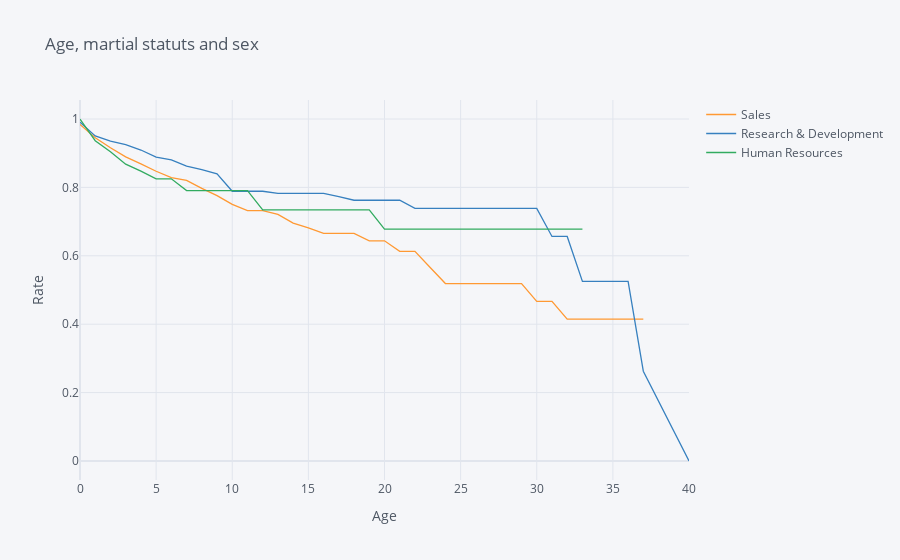

Notebook code cell kept with this figure:
### Markdown cell above
## 7. Let's investigate whether the department the employee works in has an impact on how long they stay with the company. Generate and plot survival curves showing retention by department and years the employee has worked at the company.

### Code cell
employee_age = survival(data, 'Department', 'YearsAtCompany', 'Attrition')
employee_age.iplot(kind='line',xTitle='Age',yTitle='Rate', 
                     title='Age, martial statuts and sex')

### Figure 1 — Plotly figure (JSON) as saved in the notebook; plotly's stock layout.template omitted (floating-point values rounded to 4 significant figures)
{"data": [{"line": {"color": "rgba(255, 153, 51, 1.0)", "dash": "solid", "shape": "linear", "width": 1.3}, "mode": "lines", "name": "Sales", "text": "", "type": "scatter", "x": [0, 1, 2, 3, 4, 5, 6, 7, 8, 9, 10, 11, 12, 13, 14, 15, 16, 17, 18, 19, 20, 21, 22, 23, 24, 25, 26, 27, 29, 30, 31, 32, 33, 34, 36, 37, 40], "y": [0.9843, 0.9453, 0.9158, 0.8891, 0.8689, 0.8473, 0.8285, 0.8205, 0.7971, 0.7759, 0.7502, 0.7319, 0.7319, 0.7209, 0.6956, 0.6819, 0.6653, 0.6653, 0.6653, 0.6438, 0.6438, 0.6132, 0.6132, 0.566, 0.5188, 0.5188, 0.5188, 0.5188, 0.5188, 0.467, 0.467, 0.4151, 0.4151, 0.4151, 0.4151, 0.4151, ""]}, {"line": {"color": "rgba(55, 128, 191, 1.0)", "dash": "solid", "shape": "linear", "width": 1.3}, "mode": "lines", "name": "Research & Development", "text": "", "type": "scatter", "x": [0, 1, 2, 3, 4, 5, 6, 7, 8, 9, 10, 11, 12, 13, 14, 15, 16, 17, 18, 19, 20, 21, 22, 23, 24, 25, 26, 27, 29, 30, 31, 32, 33, 34, 36, 37, 40], "y": [0.9906, 0.9503, 0.9351, 0.9249, 0.9093, 0.8886, 0.8805, 0.8624, 0.852, 0.8399, 0.7887, 0.7887, 0.7887, 0.7825, 0.7825, 0.7825, 0.7825, 0.7729, 0.7624, 0.7624, 0.7624, 0.7624, 0.7386, 0.7386, 0.7386, 0.7386, 0.7386, 0.7386, 0.7386, 0.7386, 0.6565, 0.6565, 0.5252, 0.5252, 0.5252, 0.2626, 0]}, {"line": {"color": "rgba(50, 171, 96, 1.0)", "dash": "solid", "shape": "linear", "width": 1.3}, "mode": "lines", "name": "Human Resources", "text": "", "type": "scatter", "x": [0, 1, 2, 3, 4, 5, 6, 7, 8, 9, 10, 11, 12, 13, 14, 15, 16, 17, 18, 19, 20, 21, 22, 23, 24, 25, 26, 27, 29, 30, 31, 32, 33, 34, 36, 37, 40], "y": [1, 0.9365, 0.9042, 0.868, 0.8474, 0.8251, 0.8251, 0.7907, 0.7907, 0.7907, 0.7907, 0.7907, 0.7342, 0.7342, 0.7342, 0.7342, 0.7342, 0.7342, 0.7342, 0.7342, 0.6777, 0.6777, 0.6777, 0.6777, 0.6777, 0.6777, 0.6777, 0.6777, 0.6777, 0.6777, 0.6777, 0.6777, 0.6777, "", "", "", ""]}], "layout": {"legend": {"bgcolor": "#F5F6F9", "font": {"color": "#4D5663"}}, "paper_bgcolor": "#F5F6F9", "plot_bgcolor": "#F5F6F9", "title": {"font": {"color": "#4D5663"}, "text": "Age, martial statuts and sex"}, "xaxis": {"gridcolor": "#E1E5ED", "showgrid": true, "tickfont": {"color": "#4D5663"}, "title": {"font": {"color": "#4D5663"}, "text": "Age"}, "zerolinecolor": "#E1E5ED"}, "yaxis": {"gridcolor": "#E1E5ED", "showgrid": true, "tickfont": {"color": "#4D5663"}, "title": {"font": {"color": "#4D5663"}, "text": "Rate"}, "zerolinecolor": "#E1E5ED"}}}
